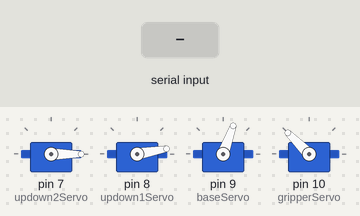
Bench run of a sketch on a simulated Arduino Uno, built with avr-gcc and run on an emulated ATmega328P. Parts: 4 × servo. The inputs (shaded band) are chosen by the test bench.

Above: at 2.2 s.
2.3 s: "1\n" received over Serial
At 5.1 s:
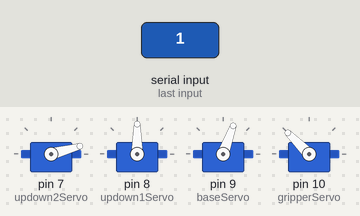
At 6.1 s:
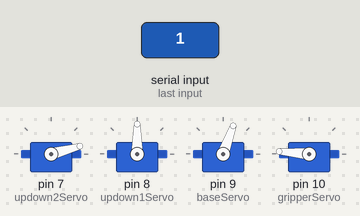
11.3 s: "3\n" received over Serial
At 14.1 s:
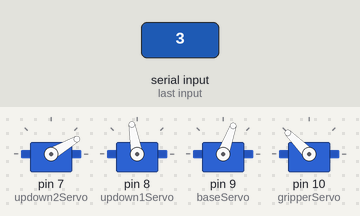
Timing chart, 0 to 20.8 s (numbered marks = the images above; inputs shaded):
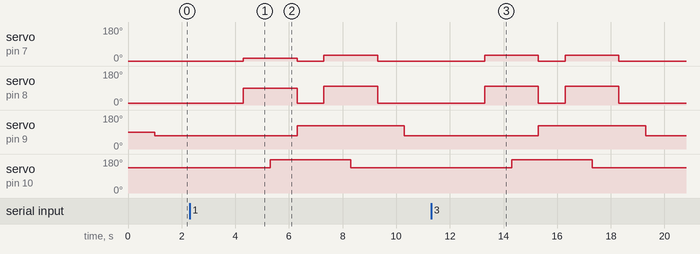

Measured:
- after the input at 2.3 s, servo on pin 7 (updown2Servo): 0° → 15° after 2.0 s, → 0° 2.0 s later, → 30° 1.0 s later, → 0° 2.0 s later; servo on pin 8 (updown1Servo): 10° → 90° after 2.0 s, → 10° 2.0 s later, → 100° 1.0 s later, → 10° 2.0 s later
- after the input at 11.3 s, servo on pin 7 (updown2Servo): alternates 30° for 2.0 s and 0° for 1.0 s, 4 changes in all, then stays 0°, starting after 2.0 s; servo on pin 8 (updown1Servo): alternates 100° for 2.0 s and 10° for 1.0 s, 4 changes in all, then stays 10°, starting after 2.0 s

The sketch:

code_cho_r4.ino
```cpp
#include <Servo.h>

Servo baseServo;
Servo gripperServo;
Servo updown1Servo;
Servo updown2Servo;


void dongTayGap(){
  gripperServo.write(175); //đóng tay gắp hết cỡ
}

void moTayGap(){
  gripperServo.write(135); //mở tay gắp hết cỡ
}

void quayTaySangTrai(){
  baseServo.write(123); //quay tay sang trái
}

void quayTaySangPhai(){
  baseServo.write(20); //quay tay sang phải
}

void nangTayLen(){
  updown1Servo.write(10); //cánh tay ngẩng lên trời
  updown2Servo.write(0); //cánh tay ngẩng lên trời
}

void haCanhTayXuong1(){
  updown1Servo.write(100);
  updown2Servo.write(30);
}

void haCanhTayXuong2(){
  updown1Servo.write(90);
  updown2Servo.write(15);
}

void quayVeGoc(){
  nangTayLen();
  moTayGap();
  delay(1000);
  baseServo.write(70);
}

void nhatMauDoOViTriB(){
  quayVeGoc();
  delay(1000);
  haCanhTayXuong1();
  delay(1000);
  dongTayGap();
  delay(1000);
  nangTayLen();
  quayTaySangPhai();
  delay(1000);
  haCanhTayXuong1();
  delay(1000);
  moTayGap();
  delay(1000);
  quayVeGoc();
}

void nhatMauDoOViTriA(){
  quayVeGoc();
  delay(1000);
  haCanhTayXuong2();
  delay(1000);
  dongTayGap();
  delay(1000);
  nangTayLen();
  quayTaySangPhai();
  delay(1000);
  haCanhTayXuong1();
  delay(1000);
  moTayGap();
  delay(1000);
  quayVeGoc();
}

void nhatMauXanhOViTriB(){
  quayVeGoc();
  delay(1000);
  haCanhTayXuong1();
  delay(1000);
  dongTayGap();
  delay(1000);
  nangTayLen();
  quayTaySangTrai();
  delay(1000);
  haCanhTayXuong1();
  delay(1000);
  moTayGap();
  delay(1000);
  quayVeGoc();
}

void nhatMauXanhOViTriA(){
  quayVeGoc();
  delay(1000);
  haCanhTayXuong2();
  delay(1000);
  dongTayGap();
  delay(1000);
  nangTayLen();
  quayTaySangTrai();
  delay(1000);
  haCanhTayXuong1();
  delay(1000);
  moTayGap();
  delay(1000);
  quayVeGoc();
}


void setup() {
  Serial.begin(9600);
  updown2Servo.attach(7);
  updown1Servo.attach(8);
  baseServo.attach(9);
  gripperServo.attach(10);

  quayVeGoc();
}

void loop() {
  if (Serial.available()) {
    int code = Serial.parseInt();
    if(code == 1){
      nhatMauXanhOViTriA();
    }
    if(code == 2){
      nhatMauDoOViTriA();
    }
    if(code == 3){
      nhatMauXanhOViTriB();
    }
    if(code == 4){
      nhatMauDoOViTriB();
    }
    if(code == 5){
      nhatMauDoOViTriB();
      delay(1000);
      nhatMauXanhOViTriA();
    }
    if(code == 6){
      nhatMauXanhOViTriB();
      delay(1000);
      nhatMauDoOViTriA();
    }
  }
}
```
